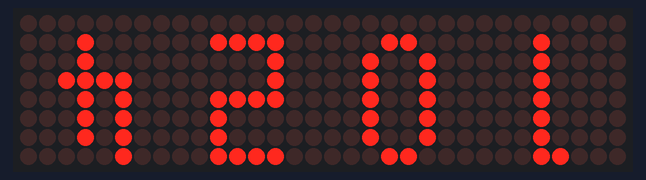
This sketch was run on a simulated Arduino Uno, built with avr-gcc and run on an emulated ATmega328P. Parts: 32×8 LED matrix. The local clock reads 2024-03-15 10:24:30 at power-on unless the sketch sets it; what the sketch prints to the serial monitor is not drawn.

Above: at 0.2 s.
At 14.7 s:
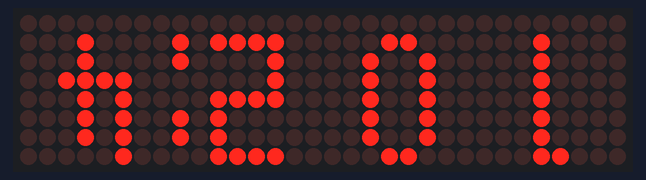
At 30.4 s:
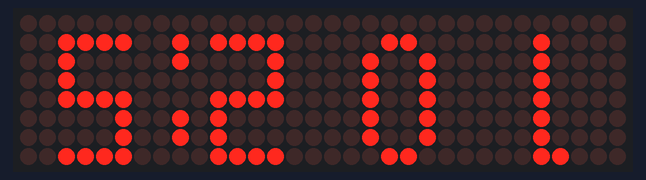
At 62.8 s:
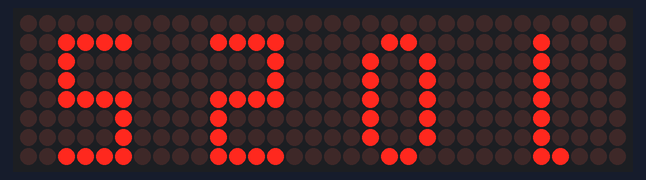
At 95.3 s:
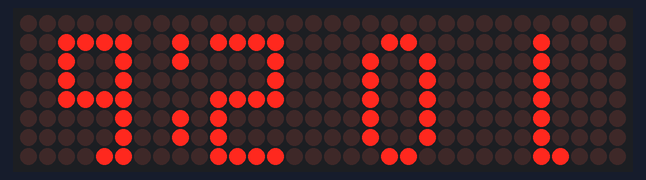
At 127.7 s:
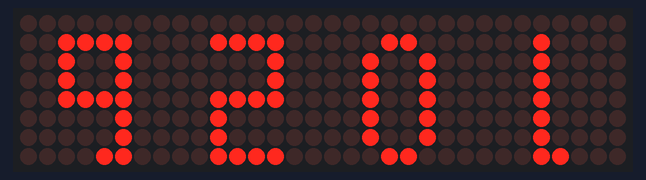

The sketch:

016_rtc_max7219.ino
```cpp
#include <ThreeWire.h>  //RTC
#include <RtcDS1302.h> //RTC
#include "LedControl.h" //도트매트릭스

//도트매트릭스
LedControl lc=LedControl(12,11,10,4);//DIN,CLK,CS,디바이스갯수

//RTC
ThreeWire myWire(3,2,4); // IO, SCLK, CE
RtcDS1302<ThreeWire> Rtc(myWire);

//도트매트릭스에 출력할 숫자 폰트
byte nockanda_number[10][8]=
{
{0x00, 0x00, 0x3e, 0x41, 0x41, 0x3e, 0x00, 0x00},
{0x00, 0x00, 0x00, 0x01, 0x7f, 0x00, 0x00, 0x00},
{0x00, 0x00, 0x79, 0x49, 0x49, 0x4f, 0x00, 0x00},
{0x00, 0x00, 0x49, 0x49, 0x49, 0x7f, 0x00, 0x00},
{0x00, 0x00, 0x1f, 0x10, 0x7e, 0x10, 0x00, 0x00},
{0x00, 0x00, 0x4f, 0x49, 0x49, 0x79, 0x00, 0x00},
{0x00, 0x00, 0x7f, 0x49, 0x48, 0x78, 0x00, 0x00},
{0x00, 0x00, 0x03, 0x01, 0x01, 0x7f, 0x00, 0x00},
{0x00, 0x00, 0x7f, 0x49, 0x49, 0x7f, 0x00, 0x00},
{0x00, 0x00, 0x0f, 0x09, 0x49, 0x7f, 0x00, 0x00}
};

//시와 분사이에 콜론기호관련
bool mydot = false;

void setup() {
  Serial.begin(9600);

    Serial.print("compiled: ");
    Serial.print(__DATE__);
    Serial.println(__TIME__);

    //RTC모듈에 현재 컴퓨터 시간을 저장한다
    Rtc.Begin();

    RtcDateTime compiled = RtcDateTime(__DATE__, __TIME__);

    if (!Rtc.IsDateTimeValid())
    {
        // Common Causes:
        //    1) first time you ran and the device wasn't running yet
        //    2) the battery on the device is low or even missing

        Serial.println("RTC lost confidence in the DateTime!");
        Rtc.SetDateTime(compiled);
    }

    if (Rtc.GetIsWriteProtected())
    {
        Serial.println("RTC was write protected, enabling writing now");
        Rtc.SetIsWriteProtected(false);
    }

    if (!Rtc.GetIsRunning())
    {
        Serial.println("RTC was not actively running, starting now");
        Rtc.SetIsRunning(true);
    }

    RtcDateTime now = Rtc.GetDateTime();
    if (now < compiled)
    {
        Serial.println("RTC is older than compile time!  (Updating DateTime)");
        Rtc.SetDateTime(compiled);
    }
    else if (now > compiled)
    {
        Serial.println("RTC is newer than compile time. (this is expected)");
    }
    else if (now == compiled)
    {
        Serial.println("RTC is the same as compile time! (not expected but all is fine)");
    }

  //도트매트릭스를 초기화한다!
  for(int i = 0;i<lc.getDeviceCount();i++){
    lc.shutdown(i,false);
    lc.setIntensity(i,8);
    lc.clearDisplay(i);
  }
}

void loop() {
  //현재시간을 가지고 온다!
  RtcDateTime now = Rtc.GetDateTime();

  //도트매트릭스에 시와 분을 표기한다!
  if(mydot){
    disp_dot(now.Hour()*100+now.Minute(),mydot);
    mydot = !mydot;
  }else{
    disp_dot(now.Hour()*100+now.Minute(),mydot);
    mydot = !mydot;
  }

   delay(1000); //1초간격으로 한다!
}


//도트매트릭스에 숫자폰트를 출력하는 함수!
void disp_dot(int temp, bool dot){
  //첫번째자리
  for(int j=0;j<8;j++){
      lc.setColumn(0,j,nockanda_number[temp/1000][7-j]);
  }
  //두번째자리
  for(int j=0;j<8;j++){
    lc.setColumn(1,j,nockanda_number[(temp%1000)/100][7-j]);
  }
  //세번째자리
  for(int j=0;j<8;j++){
    lc.setColumn(2,j,nockanda_number[(temp%100)/10][7-j]);
  }
  //네번째자리
  for(int j=0;j<8;j++){
    lc.setColumn(3,j,nockanda_number[temp%10][7-j]);
  }

  //콜론
  lc.setLed(2,1,0,dot);
  lc.setLed(2,2,0,dot);
  lc.setLed(2,5,0,dot);
  lc.setLed(2,6,0,dot);
}
```

Measured:
- what the display in image 1 shows lasts 1.1 s, from 14.7 s to 15.8 s
- what the display in image 3 shows lasts 1.2 s, from 62.7 s to 63.9 s
